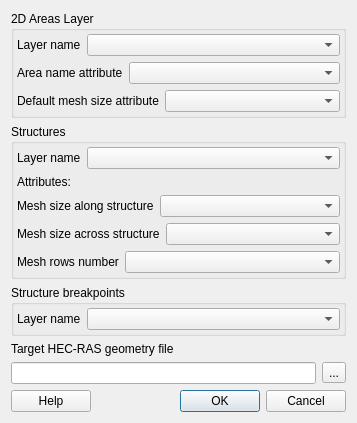
<?xml version="1.0" encoding="UTF-8"?>
<ui version="4.0">
 <class>AreaMesh</class>
 <widget class="QWidget" name="AreaMesh">
  <property name="geometry">
   <rect>
    <x>0</x>
    <y>0</y>
    <width>357</width>
    <height>410</height>
   </rect>
  </property>
  <property name="windowTitle">
   <string>Create 2D Flow Areas</string>
  </property>
  <layout class="QGridLayout" name="gridLayout">
   <item row="0" column="0">
    <layout class="QVBoxLayout" name="verticalLayout">
     <item>
      <widget class="QGroupBox" name="groupBox">
       <property name="title">
        <string>2D Areas Layer</string>
       </property>
       <layout class="QGridLayout" name="gridLayout_2" rowstretch="0">
        <property name="margin">
         <number>3</number>
        </property>
        <item row="0" column="0">
         <layout class="QVBoxLayout" name="verticalLayout_2">
          <item>
           <layout class="QHBoxLayout" name="horizontalLayout_3">
            <item>
             <widget class="QLabel" name="label">
              <property name="text">
               <string>Layer name</string>
              </property>
              <property name="buddy">
               <cstring>cbo2dAreas</cstring>
              </property>
             </widget>
            </item>
            <item>
             <widget class="QComboBox" name="cbo2dAreas">
              <property name="sizePolicy">
               <sizepolicy hsizetype="MinimumExpanding" vsizetype="Fixed">
                <horstretch>0</horstretch>
                <verstretch>0</verstretch>
               </sizepolicy>
              </property>
              <property name="minimumSize">
               <size>
                <width>0</width>
                <height>0</height>
               </size>
              </property>
              <property name="acceptDrops">
               <bool>false</bool>
              </property>
              <property name="minimumContentsLength">
               <number>0</number>
              </property>
              <property name="frame">
               <bool>true</bool>
              </property>
             </widget>
            </item>
           </layout>
          </item>
          <item>
           <layout class="QHBoxLayout" name="horizontalLayout_4">
            <item>
             <widget class="QLabel" name="AreaNameAttributeLabel">
              <property name="text">
               <string>Area name attribute</string>
              </property>
              <property name="buddy">
               <cstring>cbo2dAreasNameAttr</cstring>
              </property>
             </widget>
            </item>
            <item>
             <widget class="QComboBox" name="cbo2dAreasNameAttr">
              <property name="sizePolicy">
               <sizepolicy hsizetype="MinimumExpanding" vsizetype="Fixed">
                <horstretch>0</horstretch>
                <verstretch>0</verstretch>
               </sizepolicy>
              </property>
             </widget>
            </item>
           </layout>
          </item>
          <item>
           <layout class="QHBoxLayout" name="horizontalLayout_5">
            <property name="spacing">
             <number>6</number>
            </property>
            <item>
             <widget class="QLabel" name="AreaNameAttributeLabel_2">
              <property name="text">
               <string>Default mesh size attribute</string>
              </property>
              <property name="buddy">
               <cstring>cbo2dAreasMeshSizeAttr</cstring>
              </property>
             </widget>
            </item>
            <item>
             <widget class="QComboBox" name="cbo2dAreasMeshSizeAttr">
              <property name="sizePolicy">
               <sizepolicy hsizetype="MinimumExpanding" vsizetype="Fixed">
                <horstretch>0</horstretch>
                <verstretch>0</verstretch>
               </sizepolicy>
              </property>
             </widget>
            </item>
           </layout>
          </item>
         </layout>
        </item>
       </layout>
      </widget>
     </item>
     <item>
      <widget class="QGroupBox" name="groupBox_2">
       <property name="title">
        <string>Structures</string>
       </property>
       <layout class="QGridLayout" name="gridLayout_3">
        <property name="margin">
         <number>3</number>
        </property>
        <item row="0" column="0">
         <layout class="QVBoxLayout" name="verticalLayout_3">
          <item>
           <layout class="QHBoxLayout" name="horizontalLayout_6">
            <item>
             <widget class="QLabel" name="AreaNameAttributeLabel_3">
              <property name="text">
               <string>Layer name</string>
              </property>
              <property name="buddy">
               <cstring>cboStructures</cstring>
              </property>
             </widget>
            </item>
            <item>
             <widget class="QComboBox" name="cboStructures">
              <property name="sizePolicy">
               <sizepolicy hsizetype="MinimumExpanding" vsizetype="Fixed">
                <horstretch>0</horstretch>
                <verstretch>0</verstretch>
               </sizepolicy>
              </property>
             </widget>
            </item>
           </layout>
          </item>
          <item>
           <widget class="QLabel" name="label_4">
            <property name="text">
             <string>Attributes:</string>
            </property>
           </widget>
          </item>
          <item>
           <layout class="QHBoxLayout" name="horizontalLayout_7">
            <item>
             <widget class="QLabel" name="AreaNameAttributeLabel_4">
              <property name="text">
               <string>Mesh size along structure</string>
              </property>
              <property name="buddy">
               <cstring>cboStructureMeshSizeAlongAttr</cstring>
              </property>
             </widget>
            </item>
            <item>
             <widget class="QComboBox" name="cboStructureMeshSizeAlongAttr">
              <property name="sizePolicy">
               <sizepolicy hsizetype="MinimumExpanding" vsizetype="Fixed">
                <horstretch>0</horstretch>
                <verstretch>0</verstretch>
               </sizepolicy>
              </property>
             </widget>
            </item>
           </layout>
          </item>
          <item>
           <layout class="QHBoxLayout" name="horizontalLayout_9">
            <property name="topMargin">
             <number>0</number>
            </property>
            <item>
             <widget class="QLabel" name="label_6">
              <property name="text">
               <string>Mesh size across structure</string>
              </property>
             </widget>
            </item>
            <item>
             <widget class="QComboBox" name="cboStructureMeshSizeAcrossAttr">
              <property name="sizePolicy">
               <sizepolicy hsizetype="MinimumExpanding" vsizetype="Fixed">
                <horstretch>0</horstretch>
                <verstretch>0</verstretch>
               </sizepolicy>
              </property>
             </widget>
            </item>
           </layout>
          </item>
          <item>
           <layout class="QHBoxLayout" name="horizontalLayout_11">
            <item>
             <widget class="QLabel" name="label_5">
              <property name="text">
               <string>Mesh rows number</string>
              </property>
             </widget>
            </item>
            <item>
             <widget class="QComboBox" name="cboStructureMeshRowsAttr">
              <property name="sizePolicy">
               <sizepolicy hsizetype="MinimumExpanding" vsizetype="Fixed">
                <horstretch>0</horstretch>
                <verstretch>0</verstretch>
               </sizepolicy>
              </property>
             </widget>
            </item>
           </layout>
          </item>
         </layout>
        </item>
       </layout>
      </widget>
     </item>
     <item>
      <widget class="QGroupBox" name="groupBox_3">
       <property name="title">
        <string>Structure breakpoints</string>
       </property>
       <layout class="QGridLayout" name="gridLayout_4">
        <property name="margin">
         <number>3</number>
        </property>
        <item row="0" column="0">
         <layout class="QVBoxLayout" name="verticalLayout_4">
          <item>
           <layout class="QHBoxLayout" name="horizontalLayout_8">
            <item>
             <widget class="QLabel" name="label_3">
              <property name="text">
               <string>Layer name</string>
              </property>
             </widget>
            </item>
            <item>
             <widget class="QComboBox" name="cboBreakPoints">
              <property name="sizePolicy">
               <sizepolicy hsizetype="MinimumExpanding" vsizetype="Fixed">
                <horstretch>0</horstretch>
                <verstretch>0</verstretch>
               </sizepolicy>
              </property>
             </widget>
            </item>
           </layout>
          </item>
         </layout>
        </item>
       </layout>
      </widget>
     </item>
     <item>
      <widget class="QLabel" name="label_2">
       <property name="text">
        <string>Target HEC-RAS geometry file</string>
       </property>
      </widget>
     </item>
     <item>
      <layout class="QHBoxLayout" name="horizontalLayout_2">
       <item>
        <widget class="QLineEdit" name="lineEditGeoFile">
         <property name="placeholderText">
          <string/>
         </property>
        </widget>
       </item>
       <item>
        <widget class="QToolButton" name="geoFileBtn">
         <property name="text">
          <string>...</string>
         </property>
        </widget>
       </item>
      </layout>
     </item>
     <item>
      <layout class="QHBoxLayout" name="horizontalLayout">
       <item>
        <widget class="QPushButton" name="helpButton">
         <property name="text">
          <string>Help</string>
         </property>
        </widget>
       </item>
       <item>
        <widget class="QDialogButtonBox" name="buttonBox">
         <property name="standardButtons">
          <set>QDialogButtonBox::Cancel|QDialogButtonBox::Ok</set>
         </property>
        </widget>
       </item>
      </layout>
     </item>
    </layout>
   </item>
  </layout>
 </widget>
 <resources/>
 <connections/>
</ui>
